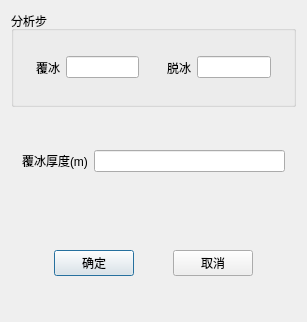
<?xml version="1.0" encoding="UTF-8"?>
<ui version="4.0">
 <class>Element_IceClass</class>
 <widget class="QDialog" name="Element_IceClass">
  <property name="geometry">
   <rect>
    <x>0</x>
    <y>0</y>
    <width>307</width>
    <height>322</height>
   </rect>
  </property>
  <property name="windowTitle">
   <string>覆冰</string>
  </property>
  <layout class="QVBoxLayout" name="verticalLayout">
   <item>
    <widget class="QGroupBox" name="groupBox">
     <property name="title">
      <string>分析步</string>
     </property>
     <layout class="QHBoxLayout" name="horizontalLayout_5">
      <item>
       <widget class="QWidget" name="widget_2" native="true">
        <layout class="QHBoxLayout" name="horizontalLayout_2">
         <item>
          <widget class="QLabel" name="label_2">
           <property name="text">
            <string>覆冰</string>
           </property>
          </widget>
         </item>
         <item>
          <widget class="QLineEdit" name="line_addice"/>
         </item>
        </layout>
       </widget>
      </item>
      <item>
       <widget class="QWidget" name="widget_3" native="true">
        <layout class="QHBoxLayout" name="horizontalLayout_3">
         <item>
          <widget class="QLabel" name="label_3">
           <property name="text">
            <string>脱冰</string>
           </property>
          </widget>
         </item>
         <item>
          <widget class="QLineEdit" name="line_eraseice"/>
         </item>
        </layout>
       </widget>
      </item>
     </layout>
    </widget>
   </item>
   <item>
    <widget class="QWidget" name="widget_4" native="true">
     <layout class="QHBoxLayout" name="horizontalLayout_4">
      <item>
       <widget class="QLabel" name="label_4">
        <property name="text">
         <string>覆冰厚度(m)</string>
        </property>
       </widget>
      </item>
      <item>
       <widget class="QLineEdit" name="line_d"/>
      </item>
     </layout>
    </widget>
   </item>
   <item>
    <widget class="QWidget" name="widget_5" native="true">
     <layout class="QHBoxLayout" name="horizontalLayout_6">
      <item>
       <spacer name="horizontalSpacer">
        <property name="orientation">
         <enum>Qt::Horizontal</enum>
        </property>
        <property name="sizeHint" stdset="0">
         <size>
          <width>40</width>
          <height>20</height>
         </size>
        </property>
       </spacer>
      </item>
      <item>
       <widget class="QPushButton" name="btn_ok">
        <property name="text">
         <string>确定</string>
        </property>
       </widget>
      </item>
      <item>
       <spacer name="horizontalSpacer_2">
        <property name="orientation">
         <enum>Qt::Horizontal</enum>
        </property>
        <property name="sizeHint" stdset="0">
         <size>
          <width>40</width>
          <height>20</height>
         </size>
        </property>
       </spacer>
      </item>
      <item>
       <widget class="QPushButton" name="btn_cancle">
        <property name="text">
         <string>取消</string>
        </property>
       </widget>
      </item>
      <item>
       <spacer name="horizontalSpacer_3">
        <property name="orientation">
         <enum>Qt::Horizontal</enum>
        </property>
        <property name="sizeHint" stdset="0">
         <size>
          <width>40</width>
          <height>20</height>
         </size>
        </property>
       </spacer>
      </item>
     </layout>
    </widget>
   </item>
  </layout>
 </widget>
 <layoutdefault spacing="6" margin="11"/>
 <resources/>
 <connections/>
</ui>
